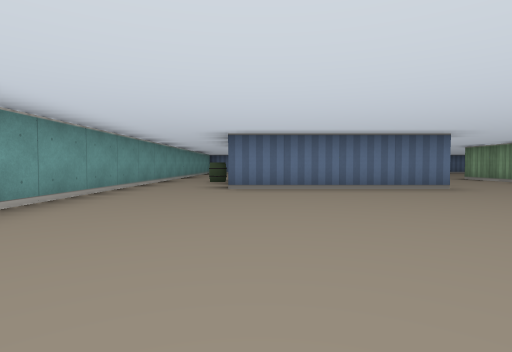
view 1 (above)

20 first-person views from a walk through a cub3D maze. The camera is about half as high as the walls, tilts 2° down and sees 80° across. The floor is counted in squares. Each view is taken from the middle of a square. On the plan, view 1 faces up. The plan holds only what a view shows up to about 9 squares ahead; the rest is blank.

view 2
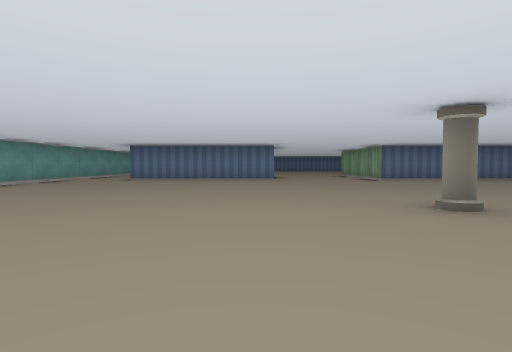

view 3
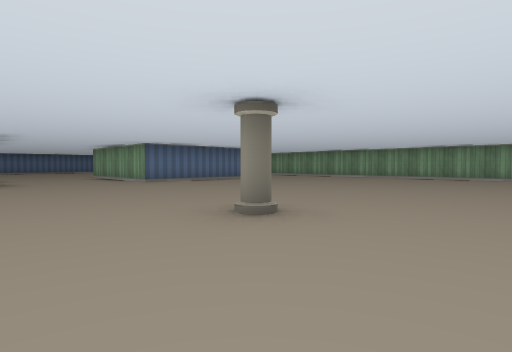

view 4
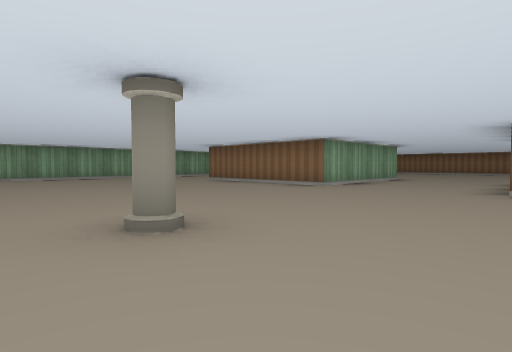

view 5
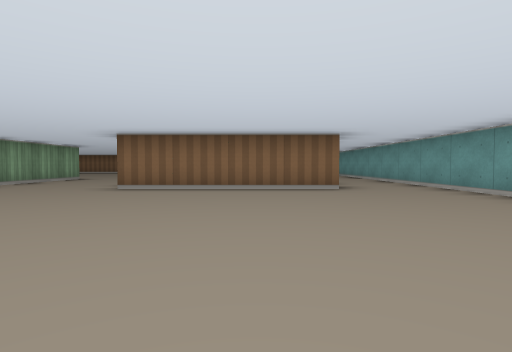

view 6
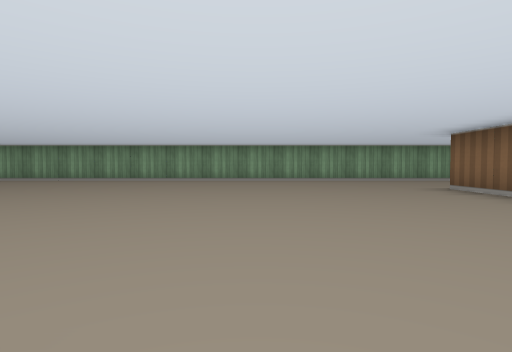

view 7
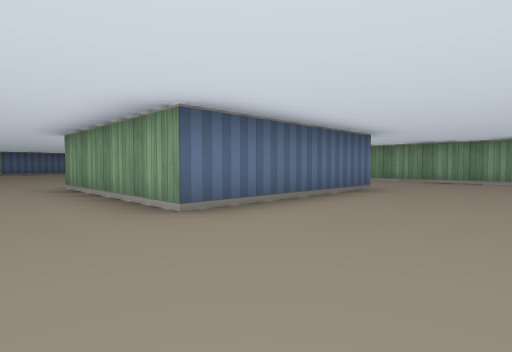

view 8
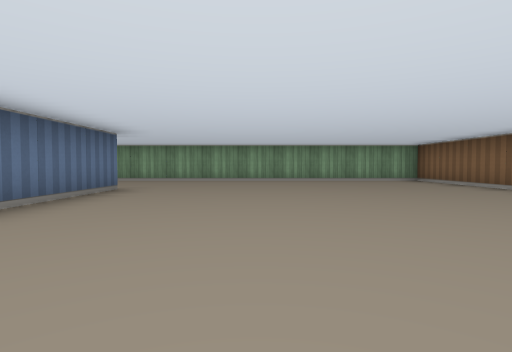

view 9
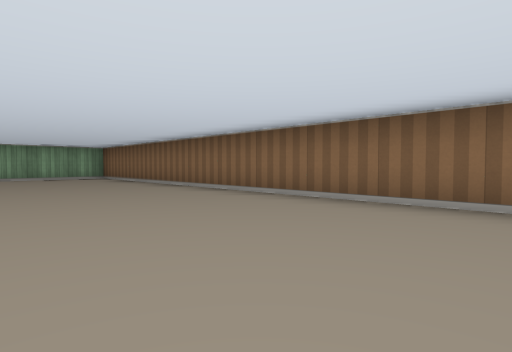

view 10
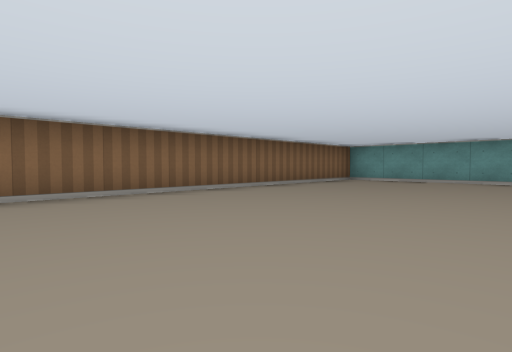

view 11
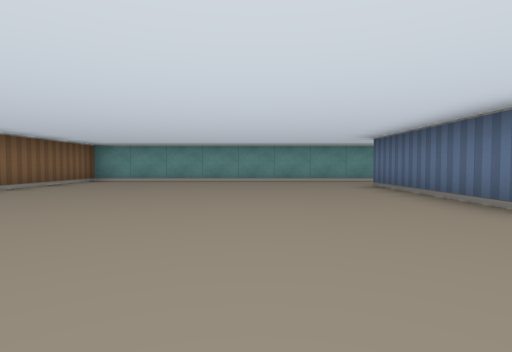

view 12
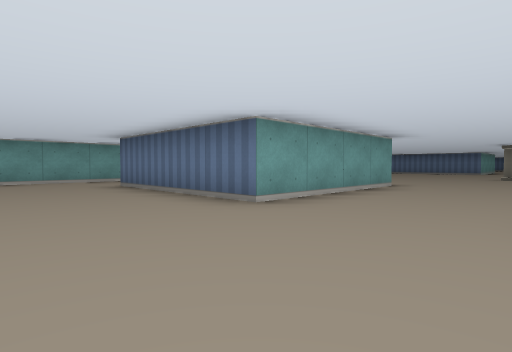

view 13
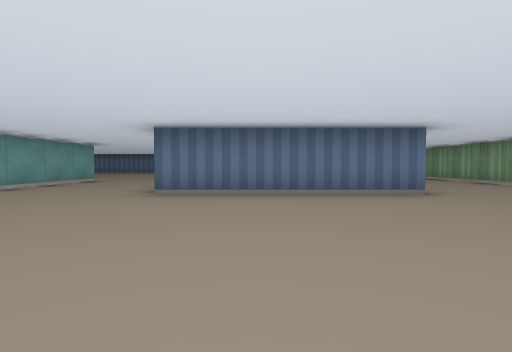

view 14
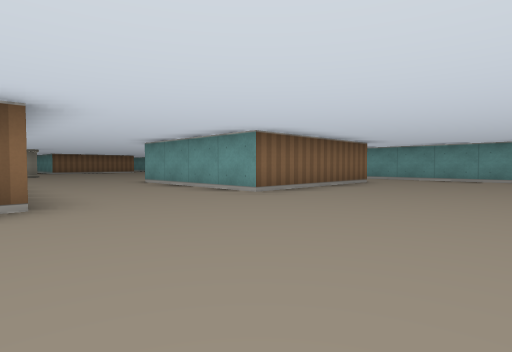

view 15
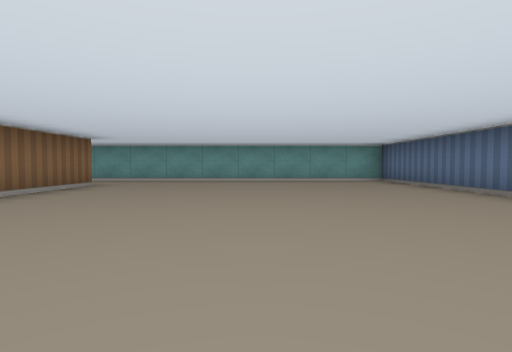

view 16
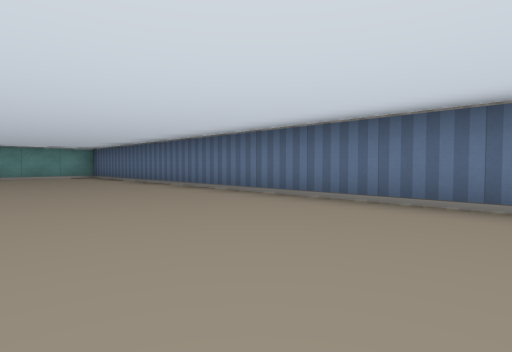

view 17
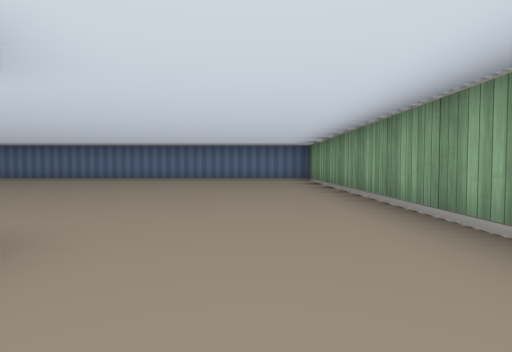

view 18
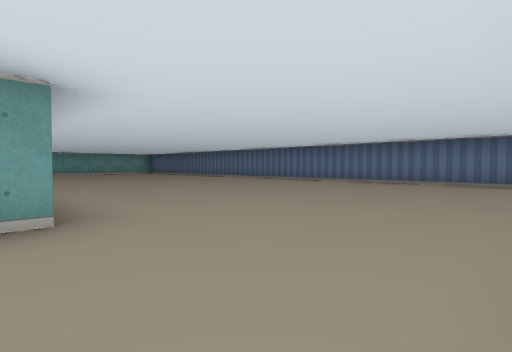

view 19
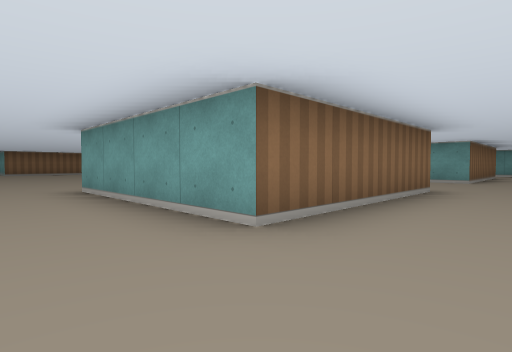

view 20
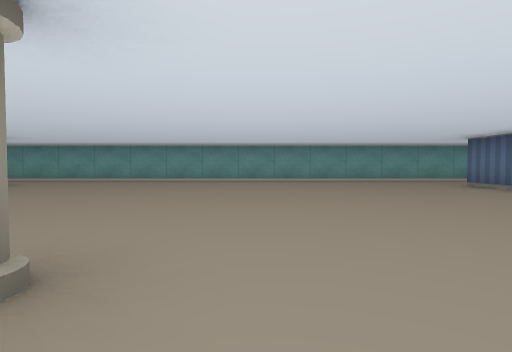

### Floor plan
Points are (right, up) in squares from view 1. A wall is a line through its corners. A room is listed if a view was taken in it or the views show most of it. See-through windows are left out.
Room 1 (views 1, 2, 3, 4, 5, 6, 7, 8, 9, 10, 11, 12, 13, 14, 15, 16, 17, 18, 19, 20)
walls: (6.4, 9.5) (10.5, 9.5) (10.5, 5.5) (6.5, 5.5) (6.5, 9); (-0.6, -4.5) (3.5, -4.5) (3.5, -8.5) (-0.5, -8.5); (10.5, -8.5) (6.5, -8.5) (6.5, -4.5) (10.5, -4.5); (-0.5, 9.5) (3.5, 9.5) (3.5, 5.5) (-0.5, 5.5); (13.5, 16.5) (-2.5, 16.5) (-2.5, -15.5) (13.5, -15.5) (13.5, 16.5)
objects: barrel (-1, 8); pillar (5, 0)

Positions as (right, up) in squares from view 1, and headings:
1: (0, 0), facing up
2: (3, -3), facing up
3: (3, -2), facing up-right
4: (3, 1), facing down-right
5: (1, 1), facing down
6: (5, -1), facing right
7: (5, -11), facing up-right
8: (5, -11), facing right
9: (3, -12), facing down-right
10: (6, -11), facing down-left
11: (6, -11), facing left
12: (6, -11), facing up-left
13: (8, 1), facing up
14: (7, 13), facing down-left
15: (6, 13), facing left
16: (9, 13), facing up-left
17: (12, 8), facing up
18: (13, 9), facing up-left
19: (12, 11), facing down-left
20: (6, 1), facing left
